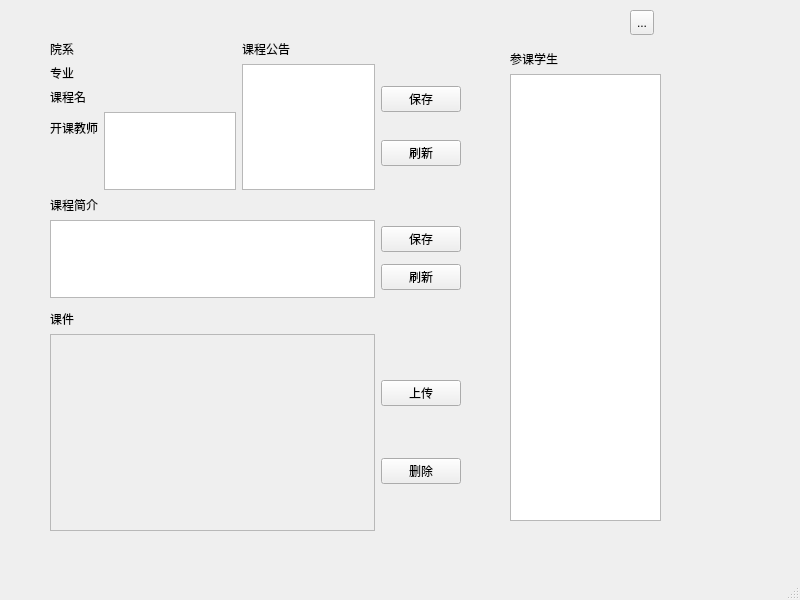
<?xml version="1.0" encoding="UTF-8"?>
<ui version="4.0">
 <class>CourseWindow</class>
 <widget class="QMainWindow" name="CourseWindow">
  <property name="geometry">
   <rect>
    <x>0</x>
    <y>0</y>
    <width>800</width>
    <height>600</height>
   </rect>
  </property>
  <property name="windowTitle">
   <string>MainWindow</string>
  </property>
  <widget class="QWidget" name="centralwidget">
   <widget class="QToolButton" name="course_char_btn">
    <property name="geometry">
     <rect>
      <x>630</x>
      <y>10</y>
      <width>24</width>
      <height>25</height>
     </rect>
    </property>
    <property name="text">
     <string>...</string>
    </property>
    <property name="icon">
     <iconset resource="icons.qrc">
      <normaloff>:/icons/people.png</normaloff>:/icons/people.png</iconset>
    </property>
   </widget>
   <widget class="QWidget" name="layoutWidget">
    <property name="geometry">
     <rect>
      <x>510</x>
      <y>50</y>
      <width>151</width>
      <height>471</height>
     </rect>
    </property>
    <layout class="QVBoxLayout" name="verticalLayout_5">
     <item>
      <widget class="QLabel" name="label_7">
       <property name="text">
        <string>参课学生</string>
       </property>
      </widget>
     </item>
     <item>
      <widget class="QListWidget" name="course_student_list"/>
     </item>
    </layout>
   </widget>
   <widget class="QWidget" name="layoutWidget">
    <property name="geometry">
     <rect>
      <x>50</x>
      <y>40</y>
      <width>411</width>
      <height>258</height>
     </rect>
    </property>
    <layout class="QVBoxLayout" name="verticalLayout_6">
     <item>
      <layout class="QHBoxLayout" name="horizontalLayout_5">
       <item>
        <layout class="QFormLayout" name="formLayout">
         <item row="1" column="0">
          <widget class="QLabel" name="label_5">
           <property name="text">
            <string>院系</string>
           </property>
          </widget>
         </item>
         <item row="1" column="1">
          <widget class="QLabel" name="course_cdept_label">
           <property name="text">
            <string/>
           </property>
          </widget>
         </item>
         <item row="2" column="0">
          <widget class="QLabel" name="label_8">
           <property name="text">
            <string>专业</string>
           </property>
          </widget>
         </item>
         <item row="2" column="1">
          <widget class="QLabel" name="course_cmajor_label">
           <property name="text">
            <string/>
           </property>
          </widget>
         </item>
         <item row="3" column="0">
          <widget class="QLabel" name="label">
           <property name="text">
            <string>课程名</string>
           </property>
          </widget>
         </item>
         <item row="4" column="0">
          <widget class="QLabel" name="label_2">
           <property name="text">
            <string>开课教师</string>
           </property>
          </widget>
         </item>
         <item row="4" column="1">
          <widget class="QListWidget" name="course_teacher_list"/>
         </item>
         <item row="3" column="1">
          <widget class="QLabel" name="course_name_label">
           <property name="text">
            <string/>
           </property>
          </widget>
         </item>
        </layout>
       </item>
       <item>
        <layout class="QVBoxLayout" name="verticalLayout_3">
         <item>
          <widget class="QLabel" name="label_4">
           <property name="text">
            <string>课程公告</string>
           </property>
          </widget>
         </item>
         <item>
          <layout class="QHBoxLayout" name="horizontalLayout_4">
           <item>
            <widget class="QTextEdit" name="course_notice_text"/>
           </item>
           <item>
            <layout class="QVBoxLayout" name="verticalLayout_9">
             <item>
              <widget class="QPushButton" name="course_cnotice_modify_btn">
               <property name="text">
                <string>保存</string>
               </property>
              </widget>
             </item>
             <item>
              <widget class="QPushButton" name="course_cnotice_refresh_btn">
               <property name="text">
                <string>刷新</string>
               </property>
              </widget>
             </item>
            </layout>
           </item>
          </layout>
         </item>
        </layout>
       </item>
      </layout>
     </item>
     <item>
      <layout class="QVBoxLayout" name="verticalLayout_2">
       <item>
        <widget class="QLabel" name="label_6">
         <property name="text">
          <string>课程简介</string>
         </property>
        </widget>
       </item>
       <item>
        <layout class="QHBoxLayout" name="horizontalLayout_3">
         <item>
          <widget class="QTextEdit" name="course_intro_text"/>
         </item>
         <item>
          <layout class="QVBoxLayout" name="verticalLayout">
           <item>
            <widget class="QPushButton" name="course_cintro_modify_btn">
             <property name="text">
              <string>保存</string>
             </property>
            </widget>
           </item>
           <item>
            <widget class="QPushButton" name="course_cintro_refresh_btn">
             <property name="text">
              <string>刷新</string>
             </property>
            </widget>
           </item>
          </layout>
         </item>
        </layout>
       </item>
      </layout>
     </item>
    </layout>
   </widget>
   <widget class="QWidget" name="layoutWidget">
    <property name="geometry">
     <rect>
      <x>50</x>
      <y>310</y>
      <width>411</width>
      <height>221</height>
     </rect>
    </property>
    <layout class="QVBoxLayout" name="verticalLayout_7">
     <item>
      <widget class="QLabel" name="label_3">
       <property name="text">
        <string>课件</string>
       </property>
      </widget>
     </item>
     <item>
      <layout class="QHBoxLayout" name="horizontalLayout">
       <item>
        <widget class="QScrollArea" name="courseware_area">
         <property name="widgetResizable">
          <bool>true</bool>
         </property>
         <widget class="QWidget" name="scrollAreaWidgetContents_6">
          <property name="geometry">
           <rect>
            <x>0</x>
            <y>0</y>
            <width>317</width>
            <height>191</height>
           </rect>
          </property>
          <widget class="QWidget" name="verticalLayoutWidget">
           <property name="geometry">
            <rect>
             <x>0</x>
             <y>0</y>
             <width>321</width>
             <height>191</height>
            </rect>
           </property>
           <layout class="QVBoxLayout" name="courseware_layout"/>
          </widget>
         </widget>
        </widget>
       </item>
       <item>
        <layout class="QVBoxLayout" name="verticalLayout_4">
         <item>
          <widget class="QPushButton" name="course_upload_file_btn">
           <property name="text">
            <string>上传</string>
           </property>
          </widget>
         </item>
         <item>
          <widget class="QPushButton" name="course_delete_file_btn">
           <property name="text">
            <string>删除</string>
           </property>
          </widget>
         </item>
        </layout>
       </item>
      </layout>
     </item>
    </layout>
   </widget>
   <zorder>layoutWidget</zorder>
   <zorder>layoutWidget</zorder>
   <zorder>layoutWidget</zorder>
   <zorder>course_char_btn</zorder>
  </widget>
  <widget class="QMenuBar" name="menubar">
   <property name="geometry">
    <rect>
     <x>0</x>
     <y>0</y>
     <width>800</width>
     <height>23</height>
    </rect>
   </property>
  </widget>
  <widget class="QStatusBar" name="statusbar"/>
 </widget>
 <resources>
  <include location="icons.qrc"/>
 </resources>
 <connections/>
</ui>
